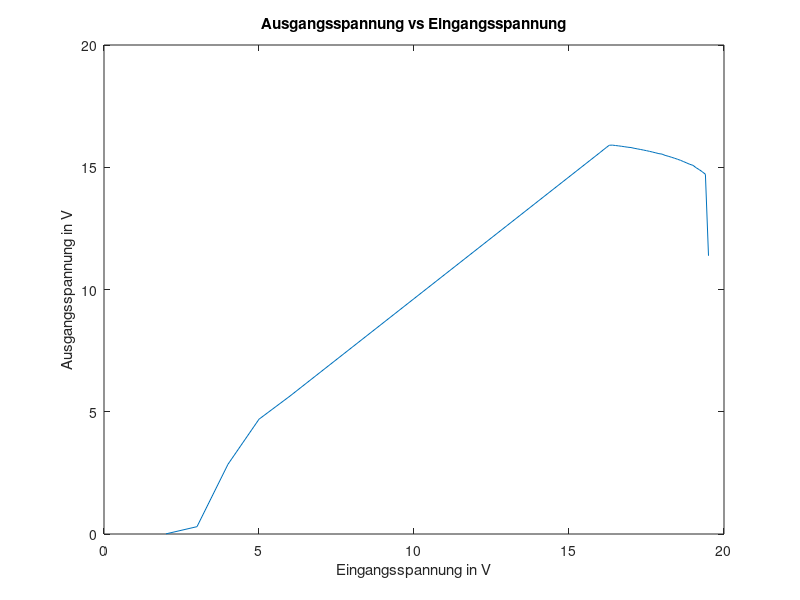

This figure's MATLAB source:
clear

input = dlmread("vin_vs_vout.csv",",");

plot(input(:,1),input(:,2))
title("Ausgangsspannung vs Eingangsspannung")
xlabel("Eingangsspannung in V")
ylabel("Ausgangsspannung in V")